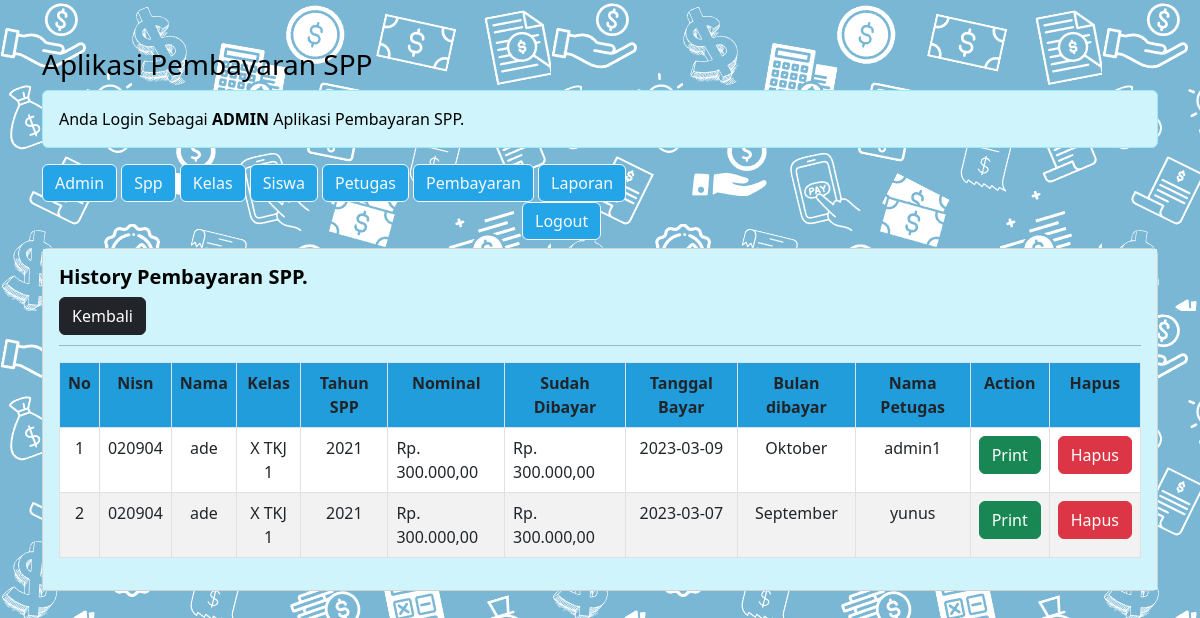
Page /pembayaran_spp_ukk/admin/admin.php?url=history-pembayaran&nisn=020904 (signed in) on the committed database.
### tables this page shows
CREATE TABLE `pembayaran` (
  `id_pembayaran` int(11) NOT NULL,
  `id_petugas` int(11) NOT NULL,
  `nisn` varchar(10) NOT NULL,
  `tgl_bayar` date NOT NULL,
  `bulan_dibayar` varchar(12) NOT NULL,
  `tahun_dibayar` varchar(4) NOT NULL,
  `id_spp` int(11) NOT NULL,
  `jumlah_bayar` int(11) NOT NULL
);

CREATE TABLE `siswa` (
  `nisn` char(10) NOT NULL,
  `nis` char(8) NOT NULL,
  `password` text NOT NULL,
  `nama` varchar(35) NOT NULL,
  `id_kelas` int(11) NOT NULL,
  `alamat` text NOT NULL,
  `no_telp` varchar(13) NOT NULL,
  `id_spp` int(11) NOT NULL
);

CREATE TABLE `kelas` (
  `id_kelas` int(11) NOT NULL,
  `nama_kelas` varchar(10) NOT NULL,
  `kompetensi_keahlian` varchar(50) NOT NULL
);

CREATE TABLE `spp` (
  `id_spp` int(11) NOT NULL,
  `tahun` int(11) NOT NULL,
  `nominal` int(11) NOT NULL
);

CREATE TABLE `petugas` (
  `id_petugas` int(11) NOT NULL,
  `username` varchar(25) NOT NULL,
  `password` varchar(32) NOT NULL,
  `nama_petugas` varchar(35) NOT NULL,
  `level` enum('admin','petugas') NOT NULL
);

### pembayaran_spp_ukk/admin/history-pembayaran.php (the view)
<?php
$nisn = $_GET['nisn'];
?>
<h5><b>History Pembayaran SPP.</b></h5>
<a href="?url=pembayaran" class="btn btn-dark">Kembali</a>
<hr style="margin-top: 10px;">
<table class="table table-striped table-bordered" style="background-color: #FFFFFF;">
	<tr class="fw-bold" align="center" style="background-color: #24A5E8;">
        <td>No</td>
        <td>Nisn</td>
        <td>Nama</td>
        <td>Kelas</td>
        <td>Tahun SPP</td>
        <td>Nominal</td>
        <td>Sudah Dibayar</td>
        <td>Tanggal Bayar</td>
        <td>Bulan dibayar</td>
        <td>Nama Petugas</td>
        <td>Action</td>
        <td>Hapus</td>
    </tr>
    <?php
    include '../koneksi.php';
    $no = 1;
    $sql = "SELECT*FROM pembayaran,siswa,kelas,spp,petugas WHERE pembayaran.nisn=siswa.nisn AND siswa.id_kelas=kelas.id_kelas
                AND pembayaran.id_spp=spp.id_spp AND pembayaran.id_petugas=petugas.id_petugas AND pembayaran.nisn='$nisn' ORDER BY tgl_bayar DESC";
    $query = mysqli_query($koneksi, $sql);
    foreach($query as $data){
        ?>
        <tr>
            <td align="center"><?= $no++; ?></td>
            <td align="center"><?= $data['nisn'] ?></td>
            <td align="center"><?= $data['nama'] ?></td>
            <td align="center"><?= $data['nama_kelas'] ?></td>
            <td align="center"><?= $data['tahun'] ?></td>
            <td>Rp. <?= number_format($data['nominal'],2,',','.'); ?></td>
            <td>Rp. <?= number_format($data['jumlah_bayar'],2,',','.'); ?></td>
            <td align="center"><?= $data['tgl_bayar'] ?></td>
            <td align="center"><?= $data['bulan_dibayar'] ?></td>
            <td align="center"><?= $data['nama_petugas'] ?></td>
            <td align="center"><a href="cetak.php?&id_pembayaran=<?php echo $data['id_pembayaran'];?>" target="_blank" class="btn btn-success">Print</a></td>
            <td align="center"><a href="?url=hapus-pembayaran&id_pembayaran=<?= $data['id_pembayaran']?>" class="btn btn-danger">Hapus</a></td>
        </tr>
    <?php } ?>
</table>

### rows in the picture
pembayaran: siswa.nisn "020904", siswa.nama "ade", kelas.nama_kelas "X TKJ 1", id_spp.tahun "2021", id_spp.nominal "300.000,00", jumlah_bayar "300.000,00", tgl_bayar "2023-03-09", bulan_dibayar "Oktober", id_petugas.nama_petugas "admin1"
pembayaran: siswa.nisn "020904", siswa.nama "ade", kelas.nama_kelas "X TKJ 1", id_spp.tahun "2021", id_spp.nominal "300.000,00", jumlah_bayar "300.000,00", tgl_bayar "2023-03-07", bulan_dibayar "September", id_petugas.nama_petugas "yunus"
